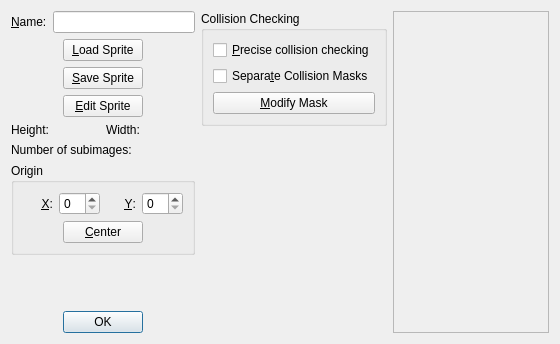
<?xml version="1.0" encoding="UTF-8"?>
<ui version="4.0">
 <class>SpritePropertiesDialog</class>
 <widget class="QDialog" name="SpritePropertiesDialog">
  <property name="geometry">
   <rect>
    <x>0</x>
    <y>0</y>
    <width>560</width>
    <height>344</height>
   </rect>
  </property>
  <property name="windowTitle">
   <string>Sprite Properties</string>
  </property>
  <property name="windowIcon">
   <iconset resource="../resources_editor.qrc">
    <normaloff>:/qtgameengine/icons/sprite-file.png</normaloff>:/qtgameengine/icons/sprite-file.png</iconset>
  </property>
  <layout class="QHBoxLayout" name="horizontalLayout" stretch="0,0,1">
   <item>
    <layout class="QVBoxLayout" name="verticalLayout">
     <item>
      <layout class="QFormLayout" name="formLayout">
       <item row="0" column="0">
        <widget class="QLabel" name="labelName">
         <property name="text">
          <string>&amp;Name:</string>
         </property>
         <property name="buddy">
          <cstring>lineEditName</cstring>
         </property>
        </widget>
       </item>
       <item row="0" column="1">
        <widget class="QLineEdit" name="lineEditName">
         <property name="toolTip">
          <string>The name of the sprite</string>
         </property>
        </widget>
       </item>
      </layout>
     </item>
     <item>
      <layout class="QHBoxLayout" name="horizontalLayout_3">
       <item>
        <spacer name="horizontalSpacer">
         <property name="orientation">
          <enum>Qt::Horizontal</enum>
         </property>
         <property name="sizeHint" stdset="0">
          <size>
           <width>40</width>
           <height>20</height>
          </size>
         </property>
        </spacer>
       </item>
       <item>
        <layout class="QVBoxLayout" name="verticalLayout_5">
         <item>
          <widget class="QPushButton" name="pushButtonLoad">
           <property name="toolTip">
            <string>Load the sprite from a file</string>
           </property>
           <property name="text">
            <string>&amp;Load Sprite</string>
           </property>
           <property name="icon">
            <iconset resource="../resources_editor.qrc">
             <normaloff>:/qtgameengine/icons/open.png</normaloff>:/qtgameengine/icons/open.png</iconset>
           </property>
          </widget>
         </item>
         <item>
          <widget class="QPushButton" name="pushButtonSave">
           <property name="toolTip">
            <string>Save the sprite to a file</string>
           </property>
           <property name="text">
            <string>&amp;Save Sprite</string>
           </property>
           <property name="icon">
            <iconset resource="../resources_editor.qrc">
             <normaloff>:/qtgameengine/icons/save.png</normaloff>:/qtgameengine/icons/save.png</iconset>
           </property>
          </widget>
         </item>
         <item>
          <widget class="QPushButton" name="pushButtonEdit">
           <property name="toolTip">
            <string>Edit the sprite</string>
           </property>
           <property name="text">
            <string>&amp;Edit Sprite</string>
           </property>
           <property name="icon">
            <iconset resource="../resources_editor.qrc">
             <normaloff>:/qtgameengine/icons/edit.png</normaloff>:/qtgameengine/icons/edit.png</iconset>
           </property>
          </widget>
         </item>
        </layout>
       </item>
       <item>
        <spacer name="horizontalSpacer_2">
         <property name="orientation">
          <enum>Qt::Horizontal</enum>
         </property>
         <property name="sizeHint" stdset="0">
          <size>
           <width>40</width>
           <height>20</height>
          </size>
         </property>
        </spacer>
       </item>
      </layout>
     </item>
     <item>
      <layout class="QHBoxLayout" name="horizontalLayout_4">
       <item>
        <widget class="QLabel" name="labelHeight">
         <property name="text">
          <string>Height:</string>
         </property>
        </widget>
       </item>
       <item>
        <widget class="QLabel" name="labelWidth">
         <property name="text">
          <string>Width:</string>
         </property>
        </widget>
       </item>
      </layout>
     </item>
     <item>
      <widget class="QLabel" name="labelSubimages">
       <property name="text">
        <string>Number of subimages:</string>
       </property>
      </widget>
     </item>
     <item>
      <widget class="QGroupBox" name="groupBoxOrigin">
       <property name="title">
        <string>Origin</string>
       </property>
       <layout class="QVBoxLayout" name="verticalLayout_4">
        <item>
         <layout class="QHBoxLayout" name="horizontalLayout_2">
          <item>
           <widget class="QLabel" name="labelOriginX">
            <property name="text">
             <string>&amp;X:</string>
            </property>
            <property name="alignment">
             <set>Qt::AlignRight|Qt::AlignTrailing|Qt::AlignVCenter</set>
            </property>
            <property name="buddy">
             <cstring>spinBoxOriginX</cstring>
            </property>
           </widget>
          </item>
          <item>
           <widget class="QSpinBox" name="spinBoxOriginX">
            <property name="toolTip">
             <string>The x-coordinate in the sprite that is used for the origin</string>
            </property>
           </widget>
          </item>
          <item>
           <widget class="QLabel" name="labelOriginY">
            <property name="text">
             <string>&amp;Y:</string>
            </property>
            <property name="alignment">
             <set>Qt::AlignRight|Qt::AlignTrailing|Qt::AlignVCenter</set>
            </property>
            <property name="buddy">
             <cstring>spinBoxOriginY</cstring>
            </property>
           </widget>
          </item>
          <item>
           <widget class="QSpinBox" name="spinBoxOriginY">
            <property name="toolTip">
             <string>The y-coordinate in the sprite that is used for the origin</string>
            </property>
           </widget>
          </item>
         </layout>
        </item>
        <item>
         <layout class="QHBoxLayout" name="horizontalLayout_6">
          <item>
           <spacer name="horizontalSpacer_5">
            <property name="orientation">
             <enum>Qt::Horizontal</enum>
            </property>
            <property name="sizeHint" stdset="0">
             <size>
              <width>40</width>
              <height>20</height>
             </size>
            </property>
           </spacer>
          </item>
          <item>
           <widget class="QPushButton" name="pushButtonCenterOrigin">
            <property name="toolTip">
             <string>Put the origin in the center of the image</string>
            </property>
            <property name="text">
             <string>&amp;Center</string>
            </property>
           </widget>
          </item>
          <item>
           <spacer name="horizontalSpacer_6">
            <property name="orientation">
             <enum>Qt::Horizontal</enum>
            </property>
            <property name="sizeHint" stdset="0">
             <size>
              <width>40</width>
              <height>20</height>
             </size>
            </property>
           </spacer>
          </item>
         </layout>
        </item>
       </layout>
      </widget>
     </item>
     <item>
      <spacer name="verticalSpacer_2">
       <property name="orientation">
        <enum>Qt::Vertical</enum>
       </property>
       <property name="sizeHint" stdset="0">
        <size>
         <width>20</width>
         <height>40</height>
        </size>
       </property>
      </spacer>
     </item>
     <item>
      <widget class="QDialogButtonBox" name="buttonBox">
       <property name="standardButtons">
        <set>QDialogButtonBox::Ok</set>
       </property>
       <property name="centerButtons">
        <bool>true</bool>
       </property>
      </widget>
     </item>
    </layout>
   </item>
   <item>
    <layout class="QVBoxLayout" name="verticalLayout_2">
     <item>
      <widget class="QGroupBox" name="groupBoxCollisionChecking">
       <property name="title">
        <string>Collision Checking</string>
       </property>
       <layout class="QVBoxLayout" name="verticalLayout_3">
        <item>
         <widget class="QCheckBox" name="checkBoxPreciseCollisionChecking">
          <property name="toolTip">
           <string>Perform pixel precise colliion checking</string>
          </property>
          <property name="text">
           <string>&amp;Precise collision checking</string>
          </property>
         </widget>
        </item>
        <item>
         <widget class="QCheckBox" name="checkBoxSeparateCollisionMasks">
          <property name="toolTip">
           <string>Have separate collision masks for the subimages</string>
          </property>
          <property name="text">
           <string>Separa&amp;te Collision Masks</string>
          </property>
         </widget>
        </item>
        <item>
         <widget class="QPushButton" name="pushButtonModifyCollisionmask">
          <property name="toolTip">
           <string>Modify additional options for the collision mask</string>
          </property>
          <property name="text">
           <string>&amp;Modify Mask</string>
          </property>
         </widget>
        </item>
       </layout>
      </widget>
     </item>
     <item>
      <spacer name="verticalSpacer">
       <property name="orientation">
        <enum>Qt::Vertical</enum>
       </property>
       <property name="sizeHint" stdset="0">
        <size>
         <width>20</width>
         <height>40</height>
        </size>
       </property>
      </spacer>
     </item>
    </layout>
   </item>
   <item>
    <widget class="QScrollArea" name="scrollArea">
     <property name="widgetResizable">
      <bool>true</bool>
     </property>
     <widget class="QLabel" name="labelPreview">
      <property name="geometry">
       <rect>
        <x>0</x>
        <y>0</y>
        <width>124</width>
        <height>324</height>
       </rect>
      </property>
      <property name="alignment">
       <set>Qt::AlignLeading|Qt::AlignLeft|Qt::AlignTop</set>
      </property>
     </widget>
    </widget>
   </item>
  </layout>
 </widget>
 <resources>
  <include location="../resources_editor.qrc"/>
 </resources>
 <connections>
  <connection>
   <sender>buttonBox</sender>
   <signal>accepted()</signal>
   <receiver>SpritePropertiesDialog</receiver>
   <slot>accept()</slot>
   <hints>
    <hint type="sourcelabel">
     <x>108</x>
     <y>321</y>
    </hint>
    <hint type="destinationlabel">
     <x>279</x>
     <y>171</y>
    </hint>
   </hints>
  </connection>
  <connection>
   <sender>buttonBox</sender>
   <signal>rejected()</signal>
   <receiver>SpritePropertiesDialog</receiver>
   <slot>reject()</slot>
   <hints>
    <hint type="sourcelabel">
     <x>108</x>
     <y>321</y>
    </hint>
    <hint type="destinationlabel">
     <x>279</x>
     <y>171</y>
    </hint>
   </hints>
  </connection>
 </connections>
</ui>
